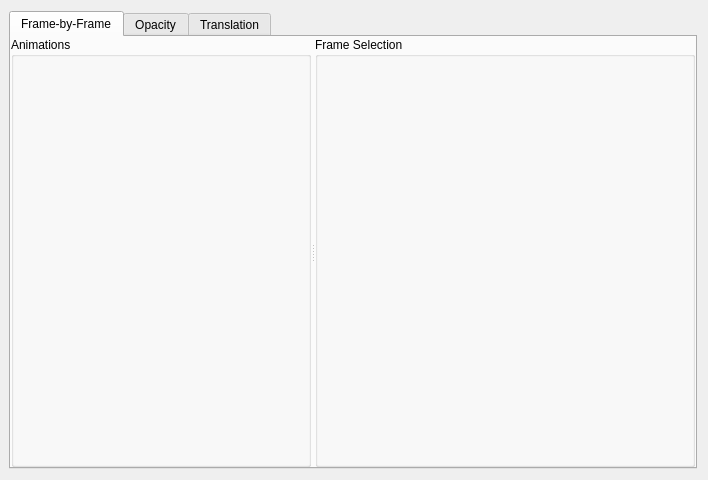
<?xml version="1.0" encoding="UTF-8"?>
<ui version="4.0">
 <class>AnimationEditor</class>
 <widget class="QWidget" name="AnimationEditor">
  <property name="geometry">
   <rect>
    <x>0</x>
    <y>0</y>
    <width>708</width>
    <height>480</height>
   </rect>
  </property>
  <property name="windowTitle">
   <string>Form</string>
  </property>
  <layout class="QGridLayout" name="gridLayout">
   <property name="leftMargin">
    <number>9</number>
   </property>
   <item row="0" column="0">
    <widget class="QTabWidget" name="AnimationEditorTabWidget">
     <property name="currentIndex">
      <number>0</number>
     </property>
     <widget class="QSplitter" name="AnimationEditorTabFrameByFrame">
      <property name="lineWidth">
       <number>1</number>
      </property>
      <property name="orientation">
       <enum>Qt::Horizontal</enum>
      </property>
      <attribute name="title">
       <string>Frame-by-Frame</string>
      </attribute>
      <widget class="QGroupBox" name="groupBoxAnimations">
       <property name="sizePolicy">
        <sizepolicy hsizetype="Preferred" vsizetype="Preferred">
         <horstretch>0</horstretch>
         <verstretch>0</verstretch>
        </sizepolicy>
       </property>
       <property name="maximumSize">
        <size>
         <width>300</width>
         <height>16777215</height>
        </size>
       </property>
       <property name="title">
        <string>Animations</string>
       </property>
       <layout class="QGridLayout" name="animationTypeFrameListWidgetLayout" rowstretch="0" columnstretch="0">
        <property name="leftMargin">
         <number>9</number>
        </property>
        <property name="horizontalSpacing">
         <number>6</number>
        </property>
       </layout>
      </widget>
      <widget class="QGroupBox" name="groupBoxFrameSelection">
       <property name="title">
        <string>Frame Selection</string>
       </property>
       <layout class="QGridLayout" name="animationTypeFrameSelectionLayout" columnstretch="0"/>
      </widget>
     </widget>
     <widget class="QSplitter" name="AnimationEditorTabOpacity">
      <property name="orientation">
       <enum>Qt::Horizontal</enum>
      </property>
      <attribute name="title">
       <string>Opacity</string>
      </attribute>
      <widget class="QGroupBox" name="groupBoxOpacityAnimations">
       <property name="maximumSize">
        <size>
         <width>300</width>
         <height>16777215</height>
        </size>
       </property>
       <property name="title">
        <string>Animations</string>
       </property>
       <layout class="QGridLayout" name="animationTypeOpacityListWidgetLayout" columnstretch="0"/>
      </widget>
      <widget class="QGroupBox" name="groupBoxOpacityCurve">
       <property name="title">
        <string>Opacity curve</string>
       </property>
       <layout class="QGridLayout" name="animationTypeOpacityCurveLayout" columnstretch="1"/>
      </widget>
     </widget>
     <widget class="QSplitter" name="AnimationEditorTabTranslation">
      <property name="orientation">
       <enum>Qt::Horizontal</enum>
      </property>
      <attribute name="title">
       <string>Translation</string>
      </attribute>
      <widget class="QGroupBox" name="groupBoxTranslationAnimations">
       <property name="maximumSize">
        <size>
         <width>300</width>
         <height>16777215</height>
        </size>
       </property>
       <property name="title">
        <string>Animations</string>
       </property>
       <layout class="QGridLayout" name="animationTypeTranslationListWidgetLayout" columnstretch="0"/>
      </widget>
      <widget class="QGroupBox" name="groupBoxTranslationCurve">
       <property name="title">
        <string>Path</string>
       </property>
       <layout class="QGridLayout" name="animationTypeTranslationCurveLayout" columnstretch="1"/>
      </widget>
     </widget>
    </widget>
   </item>
  </layout>
 </widget>
 <resources/>
 <connections/>
</ui>
